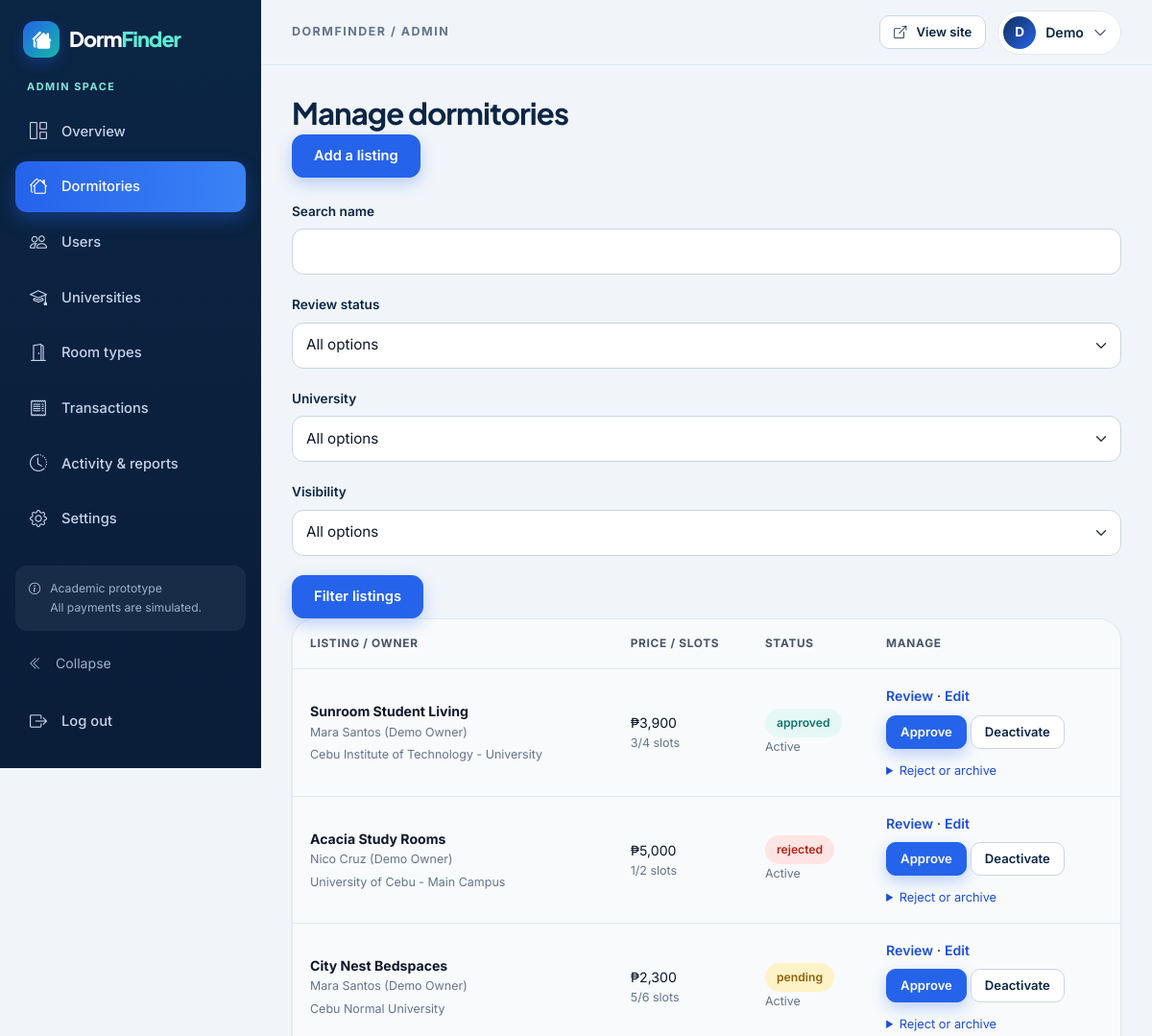
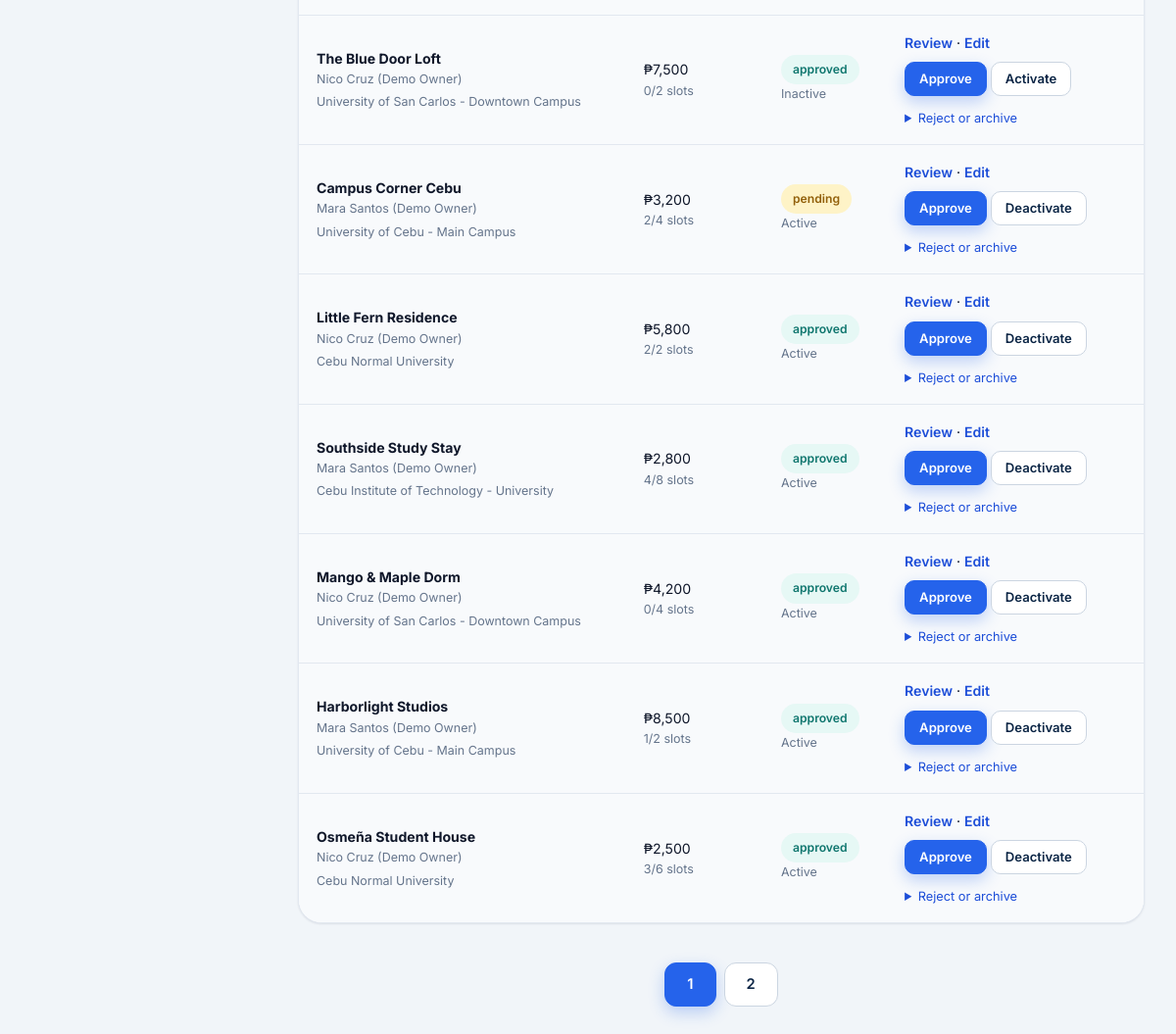
Screenshot of /admin/dormitories.php (signed in) with the database file from the repository (2 pictures, top to bottom).
### tables this page shows
CREATE TABLE users (
 id BIGINT UNSIGNED AUTO_INCREMENT PRIMARY KEY,
 name VARCHAR(100) NOT NULL,
 email VARCHAR(190) NOT NULL UNIQUE,
 password_hash VARCHAR(255) NOT NULL,
 role ENUM('student','owner','admin') NOT NULL DEFAULT 'student',
 status ENUM('active','inactive') NOT NULL DEFAULT 'active',
 phone VARCHAR(30) NOT NULL DEFAULT '',
 created_at TIMESTAMP NOT NULL DEFAULT CURRENT_TIMESTAMP
);

CREATE TABLE dormitories (
 id BIGINT UNSIGNED AUTO_INCREMENT PRIMARY KEY,
 owner_id BIGINT UNSIGNED NOT NULL,
 university_id INT UNSIGNED NOT NULL,
 room_type_id INT UNSIGNED NOT NULL,
 name VARCHAR(160) NOT NULL,
 location VARCHAR(120) NOT NULL,
 exact_address VARCHAR(255) NOT NULL,
 monthly_rent DECIMAL(10,2) NOT NULL,
 capacity INT UNSIGNED NOT NULL,
 available_slots INT UNSIGNED NOT NULL,
 description TEXT NOT NULL,
 house_rules TEXT NOT NULL,
 curfew VARCHAR(255) NOT NULL DEFAULT 'Contact owner for details',
 security_info TEXT NOT NULL,
 contact_number VARCHAR(30) NOT NULL,
 map_url VARCHAR(1000) NOT NULL DEFAULT '',
 status ENUM('pending','approved','rejected') NOT NULL DEFAULT 'pending',
 is_active TINYINT(1) NOT NULL DEFAULT 1,
 is_demo TINYINT(1) NOT NULL DEFAULT 0,
 rejection_reason TEXT NULL,
 deleted_at DATETIME NULL,
 created_at TIMESTAMP NOT NULL DEFAULT CURRENT_TIMESTAMP,
 updated_at TIMESTAMP NOT NULL DEFAULT CURRENT_TIMESTAMP ON UPDATE CURRENT_TIMESTAMP,
 FOREIGN KEY (owner_id) REFERENCES users(id),
 FOREIGN KEY (university_id) REFERENCES universities(id),
 FOREIGN KEY (room_type_id) REFERENCES room_types(id),
 CONSTRAINT rent_positive CHECK (monthly_rent > 0),
 CONSTRAINT slots_within_capacity CHECK (available_slots <= capacity),
 INDEX public_search (status,is_active,deleted_at,monthly_rent),
 INDEX area_search (location), INDEX owner_search (owner_id)
);

CREATE TABLE universities (
 id INT UNSIGNED AUTO_INCREMENT PRIMARY KEY,
 name VARCHAR(160) NOT NULL UNIQUE
);

### includes/auth.php (called while the page is built, shortened)
<?php
function current_user(): ?array {
    static $cache = [];
    $id = isset($_SESSION['user_id']) ? (int)$_SESSION['user_id'] : 0;
    if (!array_key_exists($id, $cache)) $cache[$id] = one("SELECT id,name,email,role,phone,status FROM users WHERE id=? AND status='active'", [$id]);
    return $cache[$id];
}
function require_role(string ...$roles): array {
    $user = current_user();
    return $user;
}

### config/database.php (called while the page is built, shortened)
<?php
function db_setting(string $key, string $default): string
{
    static $local;
    $local ??= is_file(__DIR__ . '/local.php') ? (array)require __DIR__ . '/local.php' : [];
    $env = getenv($key);
    return $env !== false && $env !== '' ? $env : (string)($local[$key] ?? $default);
}
function db(): PDO
{
    static $pdo;
    if (!$pdo) {
        $host = db_setting('DB_HOST', '127.0.0.1');
        $port = db_setting('DB_PORT', '3306');
        $name = db_setting('DB_NAME', 'dormfinder_db');
        $options = [
            PDO::ATTR_ERRMODE => PDO::ERRMODE_EXCEPTION,
            PDO::ATTR_DEFAULT_FETCH_MODE => PDO::FETCH_ASSOC,
            PDO::ATTR_EMULATE_PREPARES => false,
        ];
        $pdo = new PDO("mysql:host=$host;port=$port;dbname=$name;charset=utf8mb4", db_setting('DB_USER', 'root'), db_setting('DB_PASSWORD', ''), $options);
        $pdo->exec("SET time_zone = '+08:00'");
    }
    return $pdo;
}

### admin/dormitories.php (the view, shortened to what this page needs)
<?php
require dirname(__DIR__) . '/includes/bootstrap.php'; require_role('admin'); $errors=[];
$where=['d.deleted_at IS NULL']; $params=[];
$condition=implode(' AND ',$where); $total=(int)scalar('SELECT COUNT(*) FROM dormitories d WHERE ' . $condition,$params);
$listings=rows(listing_select() . ' WHERE ' . $condition . ' ORDER BY d.id DESC LIMIT 10 OFFSET ' . ((page_number()-1)*10),$params);
$title='Manage dormitories'; require ROOT . '/includes/dashboard-start.php';
?>
<a class="btn btn-primary mb-4" href="<?= url('admin/add-listing.php') ?>">Add a listing</a><?php errors_box($errors); ?><form method="get" class="filter-panel"><div class="filter-grid"><?php field('Search name','q',get('q'),'search'); select_field('Review status','status',[['id'=>'pending','name'=>'Pending'],['id'=>'approved','name'=>'Approved'],['id'=>'rejected','name'=>'Rejected']],get('status')); select_field('University','university',rows('SELECT * FROM universities ORDER BY name'),get('university')); select_field('Visibility','active',[['id'=>'1','name'=>'Active'],['id'=>'0','name'=>'Inactive']],get('active')); ?><button class="btn btn-primary">Filter listings</button></div></form><div class="table-responsive panel table-panel"><table class="table"><thead><tr><th>Listing / owner</th><th>Price / slots</th><th>Status</th><th>Manage</th></tr></thead><tbody><?php foreach ($listings as $d): ?><tr><td><strong><?= e($d['name']) ?></strong><small class="d-block"><?= e($d['owner_name']) ?></small><small><?= e($d['university']) ?></small></td><td><?= money($d['monthly_rent']) ?><small class="d-block"><?= $d['available_slots'] ?>/<?= $d['capacity'] ?> slots</small></td><td><span class="status-badge <?= e($d['status']) ?>"><?= e($d['status']) ?></span><small class="d-block"><?= $d['is_active'] ? 'Active' : 'Inactive' ?></small></td><td class="admin-actions"><a href="<?= url('dorm-details.php?id=' . $d['id']) ?>">Review</a> · <a href="<?= url('admin/edit-listing.php?id=' . $d['id']) ?>">Edit</a><form method="post" class="mt-2"><?= csrf() ?><input type="hidden" name="id" value="<?= $d['id'] ?>"><button class="btn btn-sm btn-primary" name="action" value="approve">Approve</button> <button class="btn btn-sm btn-outline-primary" name="action" value="<?= $d['is_active'] ? 'deactivate' : 'activate' ?>"><?= $d['is_active'] ? 'Deactivate' : 'Activate' ?></button></form><details><summary>Reject or archive</summary><form method="post"><?= csrf() ?><input type="hidden" name="id" value="<?= $d['id'] ?>"><label for="reason-<?= $d['id'] ?>">Rejection reason</label><input class="form-control form-control-sm" id="reason-<?= $d['id'] ?>" name="reason" maxlength="500" required><button name="action" value="reject" class="btn btn-sm btn-outline-danger mt-2">Reject</button></form><form method="post" class="mt-3"><?= csrf() ?><input type="hidden" name="id" value="<?= $d['id'] ?>"><label class="check-label"><input type="checkbox" name="confirm" value="1" required> Confirm archive</label><button class="btn btn-sm btn-outline-danger" name="action" value="archive">Archive listing</button></form></details></td></tr><?php endforeach; ?><?php if (!$listings): ?><tr><td colspan="4">No matching listings.</td></tr><?php endif; ?></tbody></table></div><?php paginate($total,10); require ROOT . '/includes/dashboard-end.php'; ?>

### includes/header.php (shortened to what this page needs)
<!doctype html>
<html lang="en"><head>
<link rel="stylesheet" href="<?= url('assets/fonts/fonts.css') ?>"><link rel="stylesheet" href="<?= url('assets/vendor/bootstrap.min.css') ?>"><link rel="stylesheet" href="<?= url('assets/vendor/bootstrap-icons.css') ?>"><link rel="stylesheet" href="<?= url('assets/css/style.css') ?>"><link rel="stylesheet" href="<?= url('assets/css/animations.css') ?>">
<script defer src="<?= url('assets/js/motion.js') ?>"></script><script defer src="<?= url('assets/js/script.js') ?>"></script></head><body class="<?= e($bodyClass ?? '') ?>">

### includes/dashboard-start.php (shortened to what this page needs)
<?php
$appShell = true; $bodyClass = 'app-body'; require __DIR__ . '/header.php';
$me = current_user(); $role = $me['role']; $initial = strtoupper(mb_substr($me['name'], 0, 1));
$menu = ['dashboard.php'=>['bi-grid-1x2','Overview']];
if ($role==='admin') $menu += ['dormitories.php'=>['bi-houses','Dormitories'],'users.php'=>['bi-people','Users'],'universities.php'=>['bi-mortarboard','Universities'],'room-types.php'=>['bi-door-open','Room types'],'transactions.php'=>['bi-receipt','Transactions'],'activity.php'=>['bi-clock-history','Activity & reports'],'settings.php'=>['bi-gear','Settings']];
?>
<div class="app-shell"><div class="drawer-backdrop" data-sidebar-backdrop></div>
<aside class="app-sidebar" id="app-sidebar"><a class="brand" href="<?= url() ?>"><span class="brand-icon"><i class="bi bi-houses-fill" aria-hidden="true"></i></span><span class="brand-name">Dorm<span>Finder</span></span></a><div class="role-tag"><?= e($role) ?> space</div>
<nav aria-label="Dashboard navigation"><?php foreach ($menu as $route=>[$icon,$label]): $active = basename($_SERVER['SCRIPT_NAME'])===$route; ?><a class="<?= $active ? 'active' : '' ?>"<?= $active ? ' aria-current="page"' : '' ?> href="<?= url($role . '/' . $route) ?>" title="<?= e($label) ?>"><i class="bi <?= $icon ?>" aria-hidden="true"></i><span class="nav-label"><?= e($label) ?></span></a><?php endforeach; ?></nav>
<div class="sidebar-foot"><div class="sidebar-note"><i class="bi bi-info-circle" aria-hidden="true"></i><p>Academic prototype<br>All payments are simulated.</p></div><button class="sidebar-collapse" type="button" data-sidebar-collapse aria-expanded="true" title="Collapse sidebar"><i class="bi bi-chevron-double-left" aria-hidden="true"></i><span class="nav-label">Collapse</span></button><form action="<?= url('auth/logout.php') ?>" method="post"><?= csrf() ?><button class="sidebar-logout" title="Log out"><i class="bi bi-box-arrow-right" aria-hidden="true"></i><span class="nav-label">Log out</span></button></form></div></aside>
<div class="app-main"><header class="app-topbar"><div class="topbar-title"><span>DormFinder / <?= e($role) ?></span></div>
<div class="topbar-right"><a class="btn btn-outline-primary btn-sm" href="<?= url() ?>"><i class="bi bi-box-arrow-up-right" aria-hidden="true"></i> View site</a><div class="profile-menu"><button class="profile-btn" type="button" aria-haspopup="true" aria-expanded="false"><span class="avatar" aria-hidden="true"><?= e($initial) ?></span><span><?= e(explode(' ', $me['name'])[0]) ?></span><i class="bi bi-chevron-down" aria-hidden="true"></i></button></div></div></header>
<main id="main" class="dashboard-main"><h1><?= e($title) ?></h1>

### includes/functions.php (shortened to what this page needs)
<?php
function e(mixed $value): string { return htmlspecialchars((string)($value ?? ''), ENT_QUOTES | ENT_SUBSTITUTE, 'UTF-8'); }
function url(string $path = ''): string { return BASE_URL . '/' . ltrim($path, '/'); }
function query(string $sql, array $params = []): PDOStatement { $s = db()->prepare($sql); $s->execute($params); return $s; }
function rows(string $sql, array $params = []): array { return query($sql, $params)->fetchAll(); }
function one(string $sql, array $params = []): ?array { return query($sql, $params)->fetch() ?: null; }
function scalar(string $sql, array $params = []): mixed { return query($sql, $params)->fetchColumn(); }
function get(string $key): string { return is_string($_GET[$key] ?? null) ? trim($_GET[$key]) : ''; }
function money(string|int $amount): string {
    [$whole, $fraction] = array_pad(explode('.', (string)$amount, 2), 2, '00');
    return '₱' . preg_replace('/\B(?=(\d{3})+(?!\d))/', ',', $whole) . ($fraction === '00' ? '' : '.' . $fraction);
}
function listing_select(): string { return 'SELECT d.*,u.name university,r.name room_type,o.name owner_name,o.email owner_email FROM dormitories d JOIN universities u ON u.id=d.university_id JOIN room_types r ON r.id=d.room_type_id JOIN users o ON o.id=d.owner_id'; }
function page_number(): int { return max(1, (int)get('page')); }
function paginate(int $total, int $per = 9): void {
    $pages = (int)ceil($total / $per); if ($pages < 2) return;
    echo '<nav aria-label="Pagination" class="pagination-links">';
    $current = page_number();
    foreach (array_unique([1, max(1,$current-1), $current, min($pages,$current+1), $pages]) as $p) {
        $params = $_GET; $params['page'] = $p;
        echo '<a class="btn ' . ($current === $p ? 'btn-primary' : 'btn-outline-primary') . '" href="?' . e(http_build_query($params)) . '"' . ($current === $p ? ' aria-current="page"' : '') . '>' . $p . '</a>';
    }
    echo '</nav>';
}
function field(string $label, string $name, mixed $value = '', string $type = 'text', string $extra = ''): void {
    echo '<div class="form-field"><label for="' . e($name) . '">' . e($label) . '</label><input class="form-control" id="' . e($name) . '" name="' . e($name) . '" type="' . e($type) . '" value="' . e($value) . '" ' . $extra . '></div>';
}
function select_field(string $label, string $name, array $options, mixed $value = '', bool $required = false, string $empty = 'All options'): void {
    echo '<div class="form-field"><label for="' . e($name) . '">' . e($label) . '</label><select class="form-select" name="' . e($name) . '" id="' . e($name) . '" ' . ($required ? 'required' : '') . '><option value="">' . e($empty) . '</option>';
    echo '</select></div>';
}

### includes/dashboard-end.php
</main></div></div><?php require __DIR__ . "/footer.php"; ?>

### includes/footer.php (shortened to what this page needs)
</body></html>

### rows the page displays
users: role "ADMIN", name "D", name "Demo"
dormitories: name "Sunroom Student Living", owner.name "Mara Santos (Demo Owner)", university.name "Cebu Institute of Technology - University", monthly_rent "₱3,900", available_slots "3", capacity "4", status "approved", is_active "Active"
dormitories: name "Acacia Study Rooms", owner.name "Nico Cruz (Demo Owner)", university.name "University of Cebu - Main Campus", monthly_rent "₱5,000", available_slots "1", capacity "2", status "rejected", is_active "Active"
dormitories: name "City Nest Bedspaces", owner.name "Mara Santos (Demo Owner)", university.name "Cebu Normal University", monthly_rent "₱2,300", available_slots "5", capacity "6", status "pending", is_active "Active"
dormitories: name "The Blue Door Loft", owner.name "Nico Cruz (Demo Owner)", university.name "University of San Carlos - Downtown Campus", monthly_rent "₱7,500", available_slots "0", capacity "2", status "approved", is_active "Inactive"
dormitories: name "Campus Corner Cebu", owner.name "Mara Santos (Demo Owner)", university.name "University of Cebu - Main Campus", monthly_rent "₱3,200", available_slots "2", capacity "4", status "pending", is_active "Active"
dormitories: name "Little Fern Residence", owner.name "Nico Cruz (Demo Owner)", university.name "Cebu Normal University", monthly_rent "₱5,800", available_slots "2", capacity "2", status "approved", is_active "Active"
dormitories: name "Southside Study Stay", owner.name "Mara Santos (Demo Owner)", university.name "Cebu Institute of Technology - University", monthly_rent "₱2,800", available_slots "4", capacity "8", status "approved", is_active "Active"
dormitories: name "Mango & Maple Dorm", owner.name "Nico Cruz (Demo Owner)", university.name "University of San Carlos - Downtown Campus", monthly_rent "₱4,200", available_slots "0", capacity "4", status "approved", is_active "Active"
dormitories: name "Harborlight Studios", owner.name "Mara Santos (Demo Owner)", university.name "University of Cebu - Main Campus", monthly_rent "₱8,500", available_slots "1", capacity "2", status "approved", is_active "Active"
dormitories: name "Osmeña Student House", owner.name "Nico Cruz (Demo Owner)", university.name "Cebu Normal University", monthly_rent "₱2,500", available_slots "3", capacity "6", status "approved", is_active "Active"

### other values shown
$label "Overview"
$label "Dormitories"
$label "Users"
$label "Universities"
$label "Room types"
$label "Transactions"
$label "Activity & reports"
$label "Settings"
$title "Manage dormitories"
$label "Search name"
$label "Review status University Visibility"
$p "1"
$p "2"
form field status "All options"
form field university "All options"
